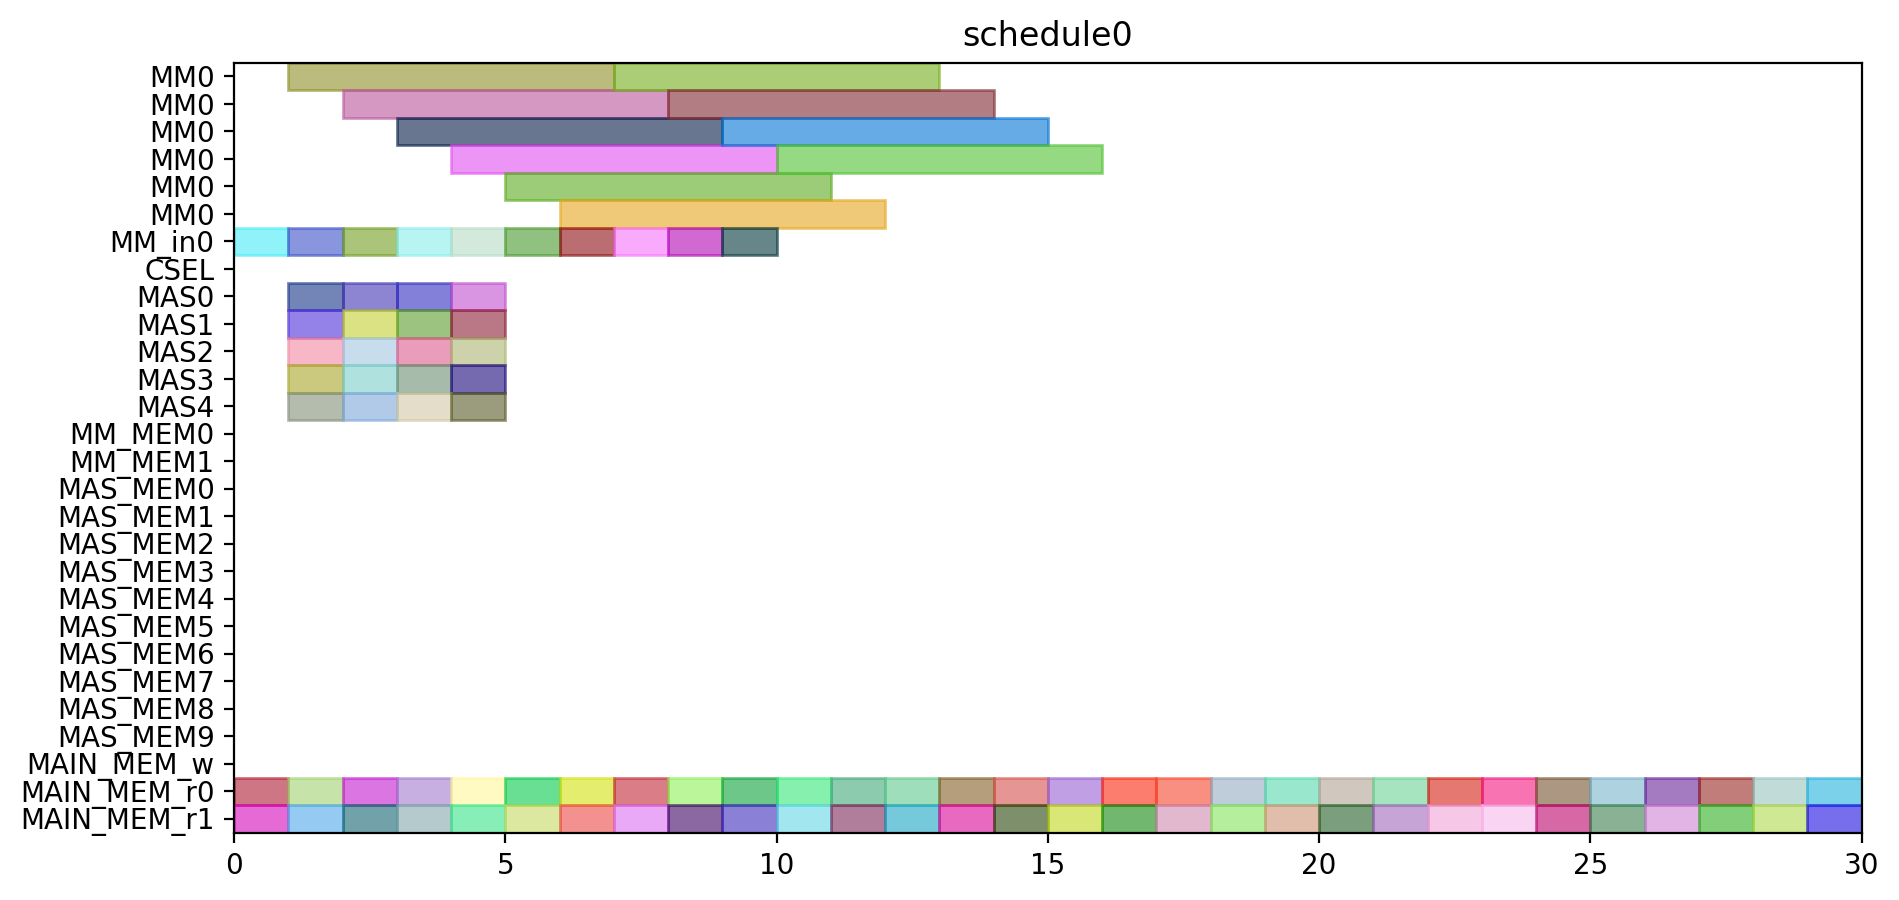

Recreate this plot in Python.
from pyschedule import Scenario, solvers, plotters, alt


def solve():
	horizon = 131
	S = Scenario("schedule0", horizon=horizon)

	# resource
	MM = S.Resources('MM', num=1, size=6)
	MM_in = S.Resources('MM_in', num=1)
	CSEL = S.Resource('CSEL')
	MAS = S.Resources('MAS', num=5, size=1, periods=range(1, horizon))
	MM_MEM = S.Resources('MM_MEM', num=2)
	MAS_MEM = S.Resources('MAS_MEM', num=10)
	MAIN_MEM_w = S.Resource('MAIN_MEM_w', size=1)
	MAIN_MEM_r = S.Resources('MAIN_MEM_r', num=2)

	# result of previous scheduling

	# new tasks
	c_aa_a1_0 = S.Task('c_aa_a1_0', length=1, delay_cost=1)
	c_aa_a1_0 += alt(MAS)

	c_aa_a1_0_mem0 = S.Task('c_aa_a1_0_mem0', length=1, delay_cost=1)
	c_aa_a1_0_mem0 += MAIN_MEM_r[0]
	c_aa_a1_0_mem1 = S.Task('c_aa_a1_0_mem1', length=1, delay_cost=1)
	c_aa_a1_0_mem1 += MAIN_MEM_r[1]
	c_aa_a1_1 = S.Task('c_aa_a1_1', length=1, delay_cost=1)
	c_aa_a1_1 += alt(MAS)

	c_aa_a1_1_mem0 = S.Task('c_aa_a1_1_mem0', length=1, delay_cost=1)
	c_aa_a1_1_mem0 += MAIN_MEM_r[0]
	c_aa_a1_1_mem1 = S.Task('c_aa_a1_1_mem1', length=1, delay_cost=1)
	c_aa_a1_1_mem1 += MAIN_MEM_r[1]
	c_aa_t10 = S.Task('c_aa_t10', length=1, delay_cost=1)
	c_aa_t10 += alt(MAS)

	c_aa_t10_mem0 = S.Task('c_aa_t10_mem0', length=1, delay_cost=1)
	c_aa_t10_mem0 += MAIN_MEM_r[0]
	c_aa_t10_mem1 = S.Task('c_aa_t10_mem1', length=1, delay_cost=1)
	c_aa_t10_mem1 += MAIN_MEM_r[1]
	c_aa_t11 = S.Task('c_aa_t11', length=1, delay_cost=1)
	c_aa_t11 += alt(MAS)

	c_aa_t11_mem0 = S.Task('c_aa_t11_mem0', length=1, delay_cost=1)
	c_aa_t11_mem0 += MAIN_MEM_r[0]
	c_aa_t11_mem1 = S.Task('c_aa_t11_mem1', length=1, delay_cost=1)
	c_aa_t11_mem1 += MAIN_MEM_r[1]
	c_aa_t3_t0_in = S.Task('c_aa_t3_t0_in', length=1, delay_cost=1)
	c_aa_t3_t0_in += alt(MM_in)
	c_aa_t3_t0 = S.Task('c_aa_t3_t0', length=6, delay_cost=1)
	c_aa_t3_t0 += alt(MM)
	S += c_aa_t3_t0>=c_aa_t3_t0_in

	c_aa_t3_t0_mem0 = S.Task('c_aa_t3_t0_mem0', length=1, delay_cost=1)
	c_aa_t3_t0_mem0 += MAIN_MEM_r[0]
	c_aa_t3_t0_mem1 = S.Task('c_aa_t3_t0_mem1', length=1, delay_cost=1)
	c_aa_t3_t0_mem1 += MAIN_MEM_r[1]
	c_aa_t3_t1_in = S.Task('c_aa_t3_t1_in', length=1, delay_cost=1)
	c_aa_t3_t1_in += alt(MM_in)
	c_aa_t3_t1 = S.Task('c_aa_t3_t1', length=6, delay_cost=1)
	c_aa_t3_t1 += alt(MM)
	S += c_aa_t3_t1>=c_aa_t3_t1_in

	c_aa_t3_t1_mem0 = S.Task('c_aa_t3_t1_mem0', length=1, delay_cost=1)
	c_aa_t3_t1_mem0 += MAIN_MEM_r[0]
	c_aa_t3_t1_mem1 = S.Task('c_aa_t3_t1_mem1', length=1, delay_cost=1)
	c_aa_t3_t1_mem1 += MAIN_MEM_r[1]
	c_aa_t3_t2 = S.Task('c_aa_t3_t2', length=1, delay_cost=1)
	c_aa_t3_t2 += alt(MAS)

	c_aa_t3_t2_mem0 = S.Task('c_aa_t3_t2_mem0', length=1, delay_cost=1)
	c_aa_t3_t2_mem0 += MAIN_MEM_r[0]
	c_aa_t3_t2_mem1 = S.Task('c_aa_t3_t2_mem1', length=1, delay_cost=1)
	c_aa_t3_t2_mem1 += MAIN_MEM_r[1]
	c_aa_t3_t3 = S.Task('c_aa_t3_t3', length=1, delay_cost=1)
	c_aa_t3_t3 += alt(MAS)

	c_aa_t3_t3_mem0 = S.Task('c_aa_t3_t3_mem0', length=1, delay_cost=1)
	c_aa_t3_t3_mem0 += MAIN_MEM_r[0]
	c_aa_t3_t3_mem1 = S.Task('c_aa_t3_t3_mem1', length=1, delay_cost=1)
	c_aa_t3_t3_mem1 += MAIN_MEM_r[1]
	c_bb_a1_0 = S.Task('c_bb_a1_0', length=1, delay_cost=1)
	c_bb_a1_0 += alt(MAS)

	c_bb_a1_0_mem0 = S.Task('c_bb_a1_0_mem0', length=1, delay_cost=1)
	c_bb_a1_0_mem0 += MAIN_MEM_r[0]
	c_bb_a1_0_mem1 = S.Task('c_bb_a1_0_mem1', length=1, delay_cost=1)
	c_bb_a1_0_mem1 += MAIN_MEM_r[1]
	c_bb_a1_1 = S.Task('c_bb_a1_1', length=1, delay_cost=1)
	c_bb_a1_1 += alt(MAS)

	c_bb_a1_1_mem0 = S.Task('c_bb_a1_1_mem0', length=1, delay_cost=1)
	c_bb_a1_1_mem0 += MAIN_MEM_r[0]
	c_bb_a1_1_mem1 = S.Task('c_bb_a1_1_mem1', length=1, delay_cost=1)
	c_bb_a1_1_mem1 += MAIN_MEM_r[1]
	c_bb_t10 = S.Task('c_bb_t10', length=1, delay_cost=1)
	c_bb_t10 += alt(MAS)

	c_bb_t10_mem0 = S.Task('c_bb_t10_mem0', length=1, delay_cost=1)
	c_bb_t10_mem0 += MAIN_MEM_r[0]
	c_bb_t10_mem1 = S.Task('c_bb_t10_mem1', length=1, delay_cost=1)
	c_bb_t10_mem1 += MAIN_MEM_r[1]
	c_bb_t11 = S.Task('c_bb_t11', length=1, delay_cost=1)
	c_bb_t11 += alt(MAS)

	c_bb_t11_mem0 = S.Task('c_bb_t11_mem0', length=1, delay_cost=1)
	c_bb_t11_mem0 += MAIN_MEM_r[0]
	c_bb_t11_mem1 = S.Task('c_bb_t11_mem1', length=1, delay_cost=1)
	c_bb_t11_mem1 += MAIN_MEM_r[1]
	c_bb_t3_t0_in = S.Task('c_bb_t3_t0_in', length=1, delay_cost=1)
	c_bb_t3_t0_in += alt(MM_in)
	c_bb_t3_t0 = S.Task('c_bb_t3_t0', length=6, delay_cost=1)
	c_bb_t3_t0 += alt(MM)
	S += c_bb_t3_t0>=c_bb_t3_t0_in

	c_bb_t3_t0_mem0 = S.Task('c_bb_t3_t0_mem0', length=1, delay_cost=1)
	c_bb_t3_t0_mem0 += MAIN_MEM_r[0]
	c_bb_t3_t0_mem1 = S.Task('c_bb_t3_t0_mem1', length=1, delay_cost=1)
	c_bb_t3_t0_mem1 += MAIN_MEM_r[1]
	c_bb_t3_t1_in = S.Task('c_bb_t3_t1_in', length=1, delay_cost=1)
	c_bb_t3_t1_in += alt(MM_in)
	c_bb_t3_t1 = S.Task('c_bb_t3_t1', length=6, delay_cost=1)
	c_bb_t3_t1 += alt(MM)
	S += c_bb_t3_t1>=c_bb_t3_t1_in

	c_bb_t3_t1_mem0 = S.Task('c_bb_t3_t1_mem0', length=1, delay_cost=1)
	c_bb_t3_t1_mem0 += MAIN_MEM_r[0]
	c_bb_t3_t1_mem1 = S.Task('c_bb_t3_t1_mem1', length=1, delay_cost=1)
	c_bb_t3_t1_mem1 += MAIN_MEM_r[1]
	c_bb_t3_t2 = S.Task('c_bb_t3_t2', length=1, delay_cost=1)
	c_bb_t3_t2 += alt(MAS)

	c_bb_t3_t2_mem0 = S.Task('c_bb_t3_t2_mem0', length=1, delay_cost=1)
	c_bb_t3_t2_mem0 += MAIN_MEM_r[0]
	c_bb_t3_t2_mem1 = S.Task('c_bb_t3_t2_mem1', length=1, delay_cost=1)
	c_bb_t3_t2_mem1 += MAIN_MEM_r[1]
	c_bb_t3_t3 = S.Task('c_bb_t3_t3', length=1, delay_cost=1)
	c_bb_t3_t3 += alt(MAS)

	c_bb_t3_t3_mem0 = S.Task('c_bb_t3_t3_mem0', length=1, delay_cost=1)
	c_bb_t3_t3_mem0 += MAIN_MEM_r[0]
	c_bb_t3_t3_mem1 = S.Task('c_bb_t3_t3_mem1', length=1, delay_cost=1)
	c_bb_t3_t3_mem1 += MAIN_MEM_r[1]
	c_cc_a1_0 = S.Task('c_cc_a1_0', length=1, delay_cost=1)
	c_cc_a1_0 += alt(MAS)

	c_cc_a1_0_mem0 = S.Task('c_cc_a1_0_mem0', length=1, delay_cost=1)
	c_cc_a1_0_mem0 += MAIN_MEM_r[0]
	c_cc_a1_0_mem1 = S.Task('c_cc_a1_0_mem1', length=1, delay_cost=1)
	c_cc_a1_0_mem1 += MAIN_MEM_r[1]
	c_cc_a1_1 = S.Task('c_cc_a1_1', length=1, delay_cost=1)
	c_cc_a1_1 += alt(MAS)

	c_cc_a1_1_mem0 = S.Task('c_cc_a1_1_mem0', length=1, delay_cost=1)
	c_cc_a1_1_mem0 += MAIN_MEM_r[0]
	c_cc_a1_1_mem1 = S.Task('c_cc_a1_1_mem1', length=1, delay_cost=1)
	c_cc_a1_1_mem1 += MAIN_MEM_r[1]
	c_cc_t10 = S.Task('c_cc_t10', length=1, delay_cost=1)
	c_cc_t10 += alt(MAS)

	c_cc_t10_mem0 = S.Task('c_cc_t10_mem0', length=1, delay_cost=1)
	c_cc_t10_mem0 += MAIN_MEM_r[0]
	c_cc_t10_mem1 = S.Task('c_cc_t10_mem1', length=1, delay_cost=1)
	c_cc_t10_mem1 += MAIN_MEM_r[1]
	c_cc_t11 = S.Task('c_cc_t11', length=1, delay_cost=1)
	c_cc_t11 += alt(MAS)

	c_cc_t11_mem0 = S.Task('c_cc_t11_mem0', length=1, delay_cost=1)
	c_cc_t11_mem0 += MAIN_MEM_r[0]
	c_cc_t11_mem1 = S.Task('c_cc_t11_mem1', length=1, delay_cost=1)
	c_cc_t11_mem1 += MAIN_MEM_r[1]
	c_cc_t3_t0_in = S.Task('c_cc_t3_t0_in', length=1, delay_cost=1)
	c_cc_t3_t0_in += alt(MM_in)
	c_cc_t3_t0 = S.Task('c_cc_t3_t0', length=6, delay_cost=1)
	c_cc_t3_t0 += alt(MM)
	S += c_cc_t3_t0>=c_cc_t3_t0_in

	c_cc_t3_t0_mem0 = S.Task('c_cc_t3_t0_mem0', length=1, delay_cost=1)
	c_cc_t3_t0_mem0 += MAIN_MEM_r[0]
	c_cc_t3_t0_mem1 = S.Task('c_cc_t3_t0_mem1', length=1, delay_cost=1)
	c_cc_t3_t0_mem1 += MAIN_MEM_r[1]
	c_cc_t3_t1_in = S.Task('c_cc_t3_t1_in', length=1, delay_cost=1)
	c_cc_t3_t1_in += alt(MM_in)
	c_cc_t3_t1 = S.Task('c_cc_t3_t1', length=6, delay_cost=1)
	c_cc_t3_t1 += alt(MM)
	S += c_cc_t3_t1>=c_cc_t3_t1_in

	c_cc_t3_t1_mem0 = S.Task('c_cc_t3_t1_mem0', length=1, delay_cost=1)
	c_cc_t3_t1_mem0 += MAIN_MEM_r[0]
	c_cc_t3_t1_mem1 = S.Task('c_cc_t3_t1_mem1', length=1, delay_cost=1)
	c_cc_t3_t1_mem1 += MAIN_MEM_r[1]
	c_cc_t3_t2 = S.Task('c_cc_t3_t2', length=1, delay_cost=1)
	c_cc_t3_t2 += alt(MAS)

	c_cc_t3_t2_mem0 = S.Task('c_cc_t3_t2_mem0', length=1, delay_cost=1)
	c_cc_t3_t2_mem0 += MAIN_MEM_r[0]
	c_cc_t3_t2_mem1 = S.Task('c_cc_t3_t2_mem1', length=1, delay_cost=1)
	c_cc_t3_t2_mem1 += MAIN_MEM_r[1]
	c_cc_t3_t3 = S.Task('c_cc_t3_t3', length=1, delay_cost=1)
	c_cc_t3_t3 += alt(MAS)

	c_cc_t3_t3_mem0 = S.Task('c_cc_t3_t3_mem0', length=1, delay_cost=1)
	c_cc_t3_t3_mem0 += MAIN_MEM_r[0]
	c_cc_t3_t3_mem1 = S.Task('c_cc_t3_t3_mem1', length=1, delay_cost=1)
	c_cc_t3_t3_mem1 += MAIN_MEM_r[1]
	c_ab_t0_t0_in = S.Task('c_ab_t0_t0_in', length=1, delay_cost=1)
	c_ab_t0_t0_in += alt(MM_in)
	c_ab_t0_t0 = S.Task('c_ab_t0_t0', length=6, delay_cost=1)
	c_ab_t0_t0 += alt(MM)
	S += c_ab_t0_t0>=c_ab_t0_t0_in

	c_ab_t0_t0_mem0 = S.Task('c_ab_t0_t0_mem0', length=1, delay_cost=1)
	c_ab_t0_t0_mem0 += MAIN_MEM_r[0]
	c_ab_t0_t0_mem1 = S.Task('c_ab_t0_t0_mem1', length=1, delay_cost=1)
	c_ab_t0_t0_mem1 += MAIN_MEM_r[1]
	c_ab_t0_t1_in = S.Task('c_ab_t0_t1_in', length=1, delay_cost=1)
	c_ab_t0_t1_in += alt(MM_in)
	c_ab_t0_t1 = S.Task('c_ab_t0_t1', length=6, delay_cost=1)
	c_ab_t0_t1 += alt(MM)
	S += c_ab_t0_t1>=c_ab_t0_t1_in

	c_ab_t0_t1_mem0 = S.Task('c_ab_t0_t1_mem0', length=1, delay_cost=1)
	c_ab_t0_t1_mem0 += MAIN_MEM_r[0]
	c_ab_t0_t1_mem1 = S.Task('c_ab_t0_t1_mem1', length=1, delay_cost=1)
	c_ab_t0_t1_mem1 += MAIN_MEM_r[1]
	c_ab_t0_t2 = S.Task('c_ab_t0_t2', length=1, delay_cost=1)
	c_ab_t0_t2 += alt(MAS)

	c_ab_t0_t2_mem0 = S.Task('c_ab_t0_t2_mem0', length=1, delay_cost=1)
	c_ab_t0_t2_mem0 += MAIN_MEM_r[0]
	c_ab_t0_t2_mem1 = S.Task('c_ab_t0_t2_mem1', length=1, delay_cost=1)
	c_ab_t0_t2_mem1 += MAIN_MEM_r[1]
	c_ab_t0_t3 = S.Task('c_ab_t0_t3', length=1, delay_cost=1)
	c_ab_t0_t3 += alt(MAS)

	c_ab_t0_t3_mem0 = S.Task('c_ab_t0_t3_mem0', length=1, delay_cost=1)
	c_ab_t0_t3_mem0 += MAIN_MEM_r[0]
	c_ab_t0_t3_mem1 = S.Task('c_ab_t0_t3_mem1', length=1, delay_cost=1)
	c_ab_t0_t3_mem1 += MAIN_MEM_r[1]
	c_ab_t1_t0_in = S.Task('c_ab_t1_t0_in', length=1, delay_cost=1)
	c_ab_t1_t0_in += alt(MM_in)
	c_ab_t1_t0 = S.Task('c_ab_t1_t0', length=6, delay_cost=1)
	c_ab_t1_t0 += alt(MM)
	S += c_ab_t1_t0>=c_ab_t1_t0_in

	c_ab_t1_t0_mem0 = S.Task('c_ab_t1_t0_mem0', length=1, delay_cost=1)
	c_ab_t1_t0_mem0 += MAIN_MEM_r[0]
	c_ab_t1_t0_mem1 = S.Task('c_ab_t1_t0_mem1', length=1, delay_cost=1)
	c_ab_t1_t0_mem1 += MAIN_MEM_r[1]
	c_ab_t1_t1_in = S.Task('c_ab_t1_t1_in', length=1, delay_cost=1)
	c_ab_t1_t1_in += alt(MM_in)
	c_ab_t1_t1 = S.Task('c_ab_t1_t1', length=6, delay_cost=1)
	c_ab_t1_t1 += alt(MM)
	S += c_ab_t1_t1>=c_ab_t1_t1_in

	c_ab_t1_t1_mem0 = S.Task('c_ab_t1_t1_mem0', length=1, delay_cost=1)
	c_ab_t1_t1_mem0 += MAIN_MEM_r[0]
	c_ab_t1_t1_mem1 = S.Task('c_ab_t1_t1_mem1', length=1, delay_cost=1)
	c_ab_t1_t1_mem1 += MAIN_MEM_r[1]
	solvers.mip.solve(S,msg=1,kind='CPLEX',ratio_gap=1.01)

	solution = [['hoge']*len(S.solution()[1]) for i in range(len(S.solution()))]
	for i in range(len(S.solution())):
		for j in range(len(S.solution()[i])):
			solution[i][j]=str(S.solution()[i][j])
	print(solution)

	cycles = int(solution[-1][3])

	pic_file_name = "/home/mfukuda/ABE/multiRAM_multiMAS_16mux/scheduling_result/stage6MM1_stage1MAS5/FP12_INV_BEFORE_FPINV/schedule0.png"
	if(S.solution() != []):
		plotters.matplotlib.plot(S,img_filename=pic_file_name, show_task_labels=False, fig_size=(cycles*0.25+3, 5))

	return solution
